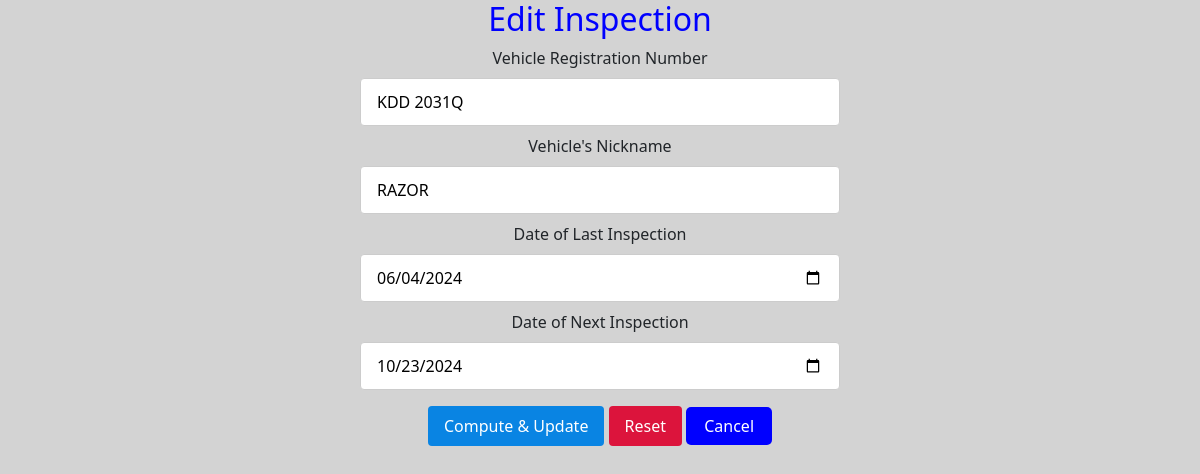
/edit_inspection.php?id=2, run on the app's committed database.
### tables this page shows
CREATE TABLE `inspection` (
  `id` int(10) NOT NULL,
  `vehicle_reg_no` varchar(100) NOT NULL,
  `nickname` varchar(100) NOT NULL,
  `last_inspection` date NOT NULL,
  `next_inspection` date NOT NULL,
  `status` varchar(100) NOT NULL,
  `remaining_days` int(100) NOT NULL
);

### edit_inspection.php (the view, shortened to what this page needs)
<!doctype html>
<html lang="en">
  <head>
    <link href="https://cdn.jsdelivr.net/npm/bootstrap@5.2.3/dist/css/bootstrap.min.css" rel="stylesheet">
    <link rel="stylesheet" href="/style.css">
  </head>
    <body>
<?php
include 'config.php';
$id = $_GET['id'];
 $select="SELECT * FROM inspection WHERE id='$id'";
 $select_q=mysqli_query($con, $select);
 $fetch=mysqli_fetch_array($select_q);
?>
<center>
<div class="form">
<h2 style= "color:blue;">Edit Inspection</h2>
<form action="" method="POST" enctype="multipart/form-data">
    <label for="vehicle_reg_no">Vehicle Registration Number </label><br>
    <input type="text" name="vehicle_reg_no" placeholder="Enter Vehicle Registration Number..."
    value="<?php echo $fetch['vehicle_reg_no'] ?>" required>
    <br>
    <label for="nickname">Vehicle's Nickname </label><br>
    <input type="text" name="nickname" placeholder="Enter vehicle's nickname..."
    value="<?php echo $fetch['nickname'] ?>" required>
    <br>
    <label for="last_inspection">Date of Last Inspection </label><br>
    <input type="date" name="last_service" placeholder="Enter Date of Last Inspection..."
    value="<?php echo $fetch['last_inspection'] ?>" required>
    <br>
    <label for="next_inspection">Date of Next Inspection </label><br>
    <input type="date" name="next_inspection" placeholder="Enter Date of Next Inspection..."
    value="<?php echo $fetch['next_inspection'] ?>" required>
    <br>
    <input type="submit" name="update_btn" value="Compute & Update">
    <input type="reset">
    <a href="view_inspection.php" style="background-color: blue;color: white; padding: 8px 18px; text-align: center; text-decoration: none; border-radius: 5px;";>Cancel</a>
    </form>
</div>
</center>
</body>
    </html>

### style.css (style rules this page uses)
* { box-sizing: border-box; }
body { background-color:lightgrey; margin:0; padding: 0; }
body { background-color:lightgrey; }
.form input[type=text], input[type=email], input[type=password],input[type=date],input[type=number],select { width: 40%; padding: 11px 16px; margin: 8px 0; display: inline-block; border: 1px solid #ccc; border-radius: 4px; box-sizing: border-box; }
.form input[type=submit] { width:fit-content; background-color: #0984e3; color: white; padding: 8px 16px; margin: 8px 0; border: none; border-radius: 4px; cursor: pointer; }
.form input[type=reset] { width:fit-content; background-color: crimson; color: white; padding: 8px 16px; margin: 8px 0; border: none; border-radius: 4px; cursor: pointer; }

### data on the page
inspection: vehicle_reg_no "KDD 2031Q", nickname "RAZOR", last_service "06/04/2024", next_inspection "10/23/2024"
